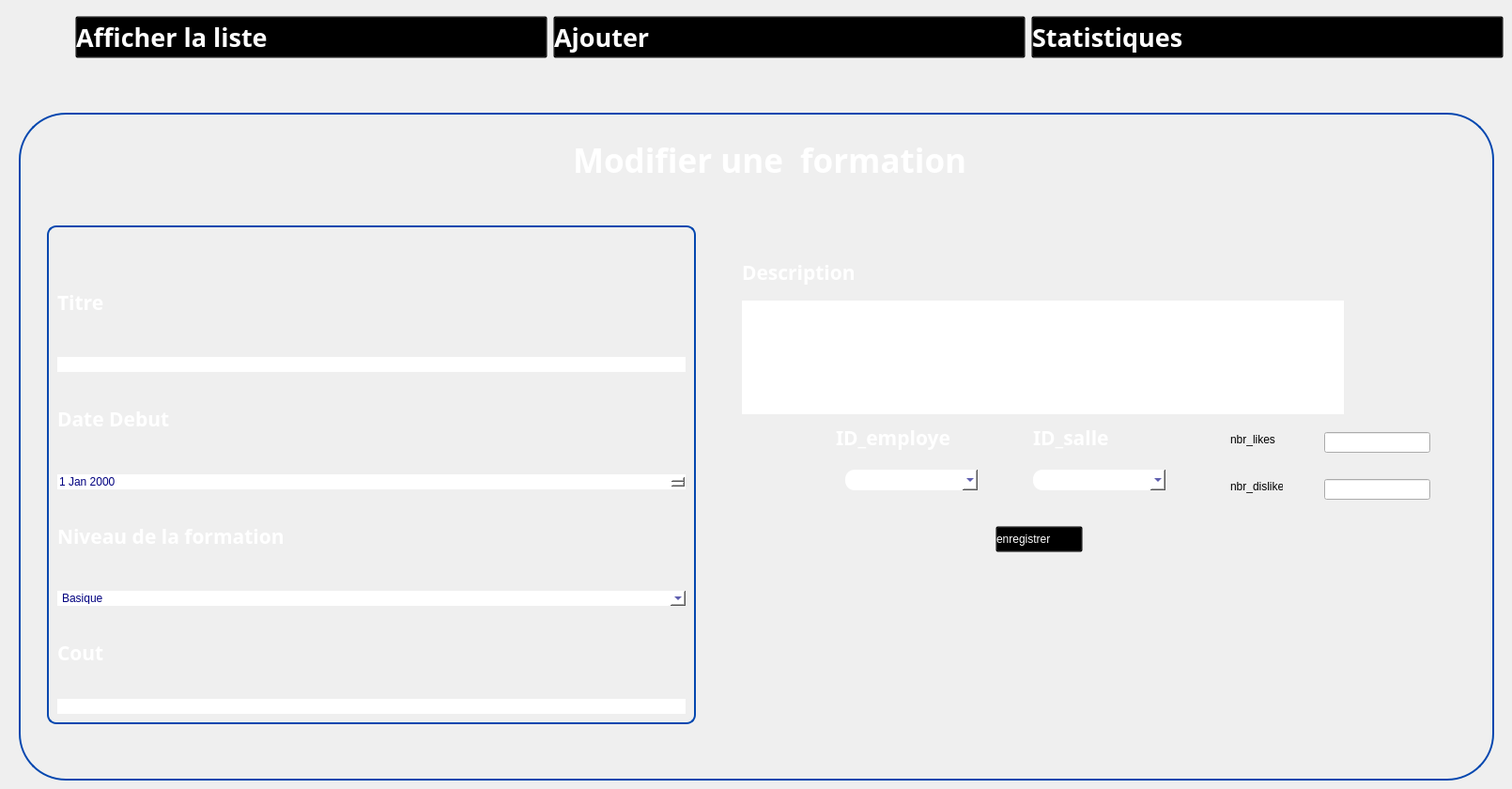
   <widget class="QWidget" name="modifier">
    <widget class="QGroupBox" name="groupBox_36">
     <property name="geometry">
      <rect>
       <x>20</x>
       <y>120</y>
       <width>1571</width>
       <height>711</height>
      </rect>
     </property>
     <property name="styleSheet">
      <string notr="true">QGroupBox {
        border-radius:50px;
    border: 2px solid #0447AF; /* Red border */
}
</string>
     </property>
     <property name="title">
      <string/>
     </property>
     <widget class="QLabel" name="label_103">
      <property name="geometry">
       <rect>
        <x>190</x>
        <y>30</y>
        <width>51</width>
        <height>51</height>
       </rect>
      </property>
      <property name="text">
       <string/>
      </property>
      <property name="pixmap">
       <pixmap>../../../Desktop/esprit 2A s 2/Downloads/wetransfer_gestion-de-formations_2024-02-16_1550/icons/client.png</pixmap>
      </property>
      <property name="scaledContents">
       <bool>true</bool>
      </property>
     </widget>
     <widget class="QLabel" name="label_106">
      <property name="geometry">
       <rect>
        <x>590</x>
        <y>20</y>
        <width>671</width>
        <height>61</height>
       </rect>
      </property>
      <property name="font">
       <font>
        <family>Plus Jakarta Sans</family>
        <pointsize>26</pointsize>
        <weight>75</weight>
        <bold>true</bold>
       </font>
      </property>
      <property name="styleSheet">
       <string notr="true">color:white;
    background: transparent;
</string>
      </property>
      <property name="text">
       <string>Modifier une  formation</string>
      </property>
     </widget>
     <widget class="QLabel" name="label_107">
      <property name="geometry">
       <rect>
        <x>770</x>
        <y>150</y>
        <width>188</width>
        <height>40</height>
       </rect>
      </property>
      <property name="font">
       <font>
        <family>Gill Sans MT</family>
        <pointsize>16</pointsize>
        <weight>75</weight>
        <bold>true</bold>
       </font>
      </property>
      <property name="styleSheet">
       <string notr="true">color:white;
background:transparent;</string>
      </property>
      <property name="text">
       <string>Description</string>
      </property>
     </widget>
     <widget class="QLabel" name="label_110">
      <property name="geometry">
       <rect>
        <x>70</x>
        <y>20</y>
        <width>81</width>
        <height>81</height>
       </rect>
      </property>
      <property name="text">
       <string/>
      </property>
      <property name="pixmap">
       <pixmap resource="ressource.qrc">:/image/ajouter-le-fichier.png</pixmap>
      </property>
      <property name="scaledContents">
       <bool>true</bool>
      </property>
     </widget>
     <widget class="QGroupBox" name="verticalGroupBox_19">
      <property name="geometry">
       <rect>
        <x>30</x>
        <y>120</y>
        <width>691</width>
        <height>531</height>
       </rect>
      </property>
      <property name="styleSheet">
       <string notr="true">	border-radius:10px;
color:white;</string>
      </property>
      <layout class="QVBoxLayout" name="verticalLayout_22">
       <item>
        <widget class="Line" name="line_53">
         <property name="orientation">
          <enum>Qt::Horizontal</enum>
         </property>
        </widget>
       </item>
       <item>
        <widget class="Line" name="line_54">
         <property name="orientation">
          <enum>Qt::Horizontal</enum>
         </property>
        </widget>
       </item>
       <item>
        <widget class="Line" name="line_55">
         <property name="orientation">
          <enum>Qt::Horizontal</enum>
         </property>
        </widget>
       </item>
       <item>
        <widget class="QLabel" name="label_48">
         <property name="font">
          <font>
           <family>Gill Sans MT</family>
           <pointsize>16</pointsize>
           <weight>75</weight>
           <bold>true</bold>
          </font>
         </property>
         <property name="styleSheet">
          <string notr="true">color:white;</string>
         </property>
         <property name="text">
          <string>Titre</string>
         </property>
        </widget>
       </item>
       <item>
        <widget class="Line" name="line_56">
         <property name="orientation">
          <enum>Qt::Horizontal</enum>
         </property>
        </widget>
       </item>
       <item>
        <widget class="QLineEdit" name="lineEdit_titre_2">
         <property name="styleSheet">
          <string notr="true">color:rgb(0,73,174);
background:white;</string>
         </property>
        </widget>
       </item>
       <item>
        <widget class="QLabel" name="label_49">
         <property name="font">
          <font>
           <family>Gill Sans MT</family>
           <pointsize>16</pointsize>
           <weight>75</weight>
           <bold>true</bold>
          </font>
         </property>
         <property name="styleSheet">
          <string notr="true">color:white;</string>
         </property>
         <property name="text">
          <string>Date Debut</string>
         </property>
        </widget>
       </item>
       <item>
        <widget class="Line" name="line_57">
         <property name="orientation">
          <enum>Qt::Horizontal</enum>
         </property>
        </widget>
       </item>
       <item>
        <widget class="QDateEdit" name="dateEdit_date_2">
         <property name="styleSheet">
          <string notr="true">background:white;
color: rgb(0, 0, 127);
border-radius:10px;</string>
         </property>
        </widget>
       </item>
       <item>
        <widget class="QLabel" name="label_50">
         <property name="font">
          <font>
           <family>Gill Sans MT</family>
           <pointsize>16</pointsize>
           <weight>75</weight>
           <bold>true</bold>
          </font>
         </property>
         <property name="styleSheet">
          <string notr="true">color:white;</string>
         </property>
         <property name="text">
          <string>Niveau de la formation</string>
         </property>
        </widget>
       </item>
       <item>
        <widget class="Line" name="line_58">
         <property name="orientation">
          <enum>Qt::Horizontal</enum>
         </property>
        </widget>
       </item>
       <item>
        <widget class="QComboBox" name="comboBox_nf_2">
         <property name="styleSheet">
          <string notr="true">background:white;
color: rgb(0, 0, 127);
border-radius:10px;</string>
         </property>
         <item>
          <property name="text">
           <string>Basique</string>
          </property>
         </item>
         <item>
          <property name="text">
           <string>Intermediaire</string>
          </property>
         </item>
         <item>
          <property name="text">
           <string>Avance</string>
          </property>
         </item>
        </widget>
       </item>
       <item>
        <widget class="QLabel" name="label_51">
         <property name="font">
          <font>
           <family>Gill Sans MT</family>
           <pointsize>16</pointsize>
           <weight>75</weight>
           <bold>true</bold>
          </font>
         </property>
         <property name="styleSheet">
          <string notr="true">color:white;</string>
         </property>
         <property name="text">
          <string>Cout</string>
         </property>
        </widget>
       </item>
       <item>
        <widget class="QLineEdit" name="lineEdit_cout_2">
         <property name="styleSheet">
          <string notr="true">background:white;
color: rgb(0, 0, 127);
border-radius:10px;</string>
         </property>
        </widget>
       </item>
      </layout>
     </widget>
     <widget class="QPushButton" name="save">
      <property name="geometry">
       <rect>
        <x>1040</x>
        <y>440</y>
        <width>93</width>
        <height>28</height>
       </rect>
      </property>
      <property name="styleSheet">
       <string notr="true">QPushButton:hover {
    color: red;
    background: transparent;
}

QPushButton {
    text-align: left;
    background: transparent;
    color: rgb(255,255,255);
}</string>
      </property>
      <property name="text">
       <string>enregistrer</string>
      </property>
     </widget>
     <widget class="QTextEdit" name="textEdit_description_2">
      <property name="geometry">
       <rect>
        <x>770</x>
        <y>200</y>
        <width>641</width>
        <height>121</height>
       </rect>
      </property>
      <property name="styleSheet">
       <string notr="true">	border-radius:10px;
border-color: rgb(85, 0, 255);
color:white;
</string>
      </property>
     </widget>
     <widget class="QLabel" name="label_8">
      <property name="geometry">
       <rect>
        <x>870</x>
        <y>330</y>
        <width>161</width>
        <height>31</height>
       </rect>
      </property>
      <property name="font">
       <font>
        <family>Gill Sans MT</family>
        <pointsize>16</pointsize>
        <weight>75</weight>
        <bold>true</bold>
       </font>
      </property>
      <property name="styleSheet">
       <string notr="true">color:white;
background:transparent;</string>
      </property>
      <property name="text">
       <string>ID_employe</string>
      </property>
     </widget>
     <widget class="QComboBox" name="comboBoxIDemployefk_2">
      <property name="geometry">
       <rect>
        <x>880</x>
        <y>380</y>
        <width>141</width>
        <height>22</height>
       </rect>
      </property>
      <property name="styleSheet">
       <string notr="true">background:white;
color: rgb(0, 0, 127);
border-radius:10px;</string>
      </property>
     </widget>
     <widget class="QLabel" name="label_">
      <property name="geometry">
       <rect>
        <x>1080</x>
        <y>330</y>
        <width>201</width>
        <height>31</height>
       </rect>
      </property>
      <property name="font">
       <font>
        <family>Gill Sans MT</family>
        <pointsize>16</pointsize>
        <weight>75</weight>
        <bold>true</bold>
       </font>
      </property>
      <property name="styleSheet">
       <string notr="true">color:white;
background:transparent;</string>
      </property>
      <property name="text">
       <string>ID_salle</string>
      </property>
     </widget>
     <widget class="QComboBox" name="comboBoxIDsallefk_2">
      <property name="geometry">
       <rect>
        <x>1080</x>
        <y>380</y>
        <width>141</width>
        <height>22</height>
       </rect>
      </property>
      <property name="styleSheet">
       <string notr="true">background:white;
color: rgb(0, 0, 127);
border-radius:10px;</string>
      </property>
     </widget>
     <widget class="QLabel" name="label_16">
      <property name="geometry">
       <rect>
        <x>1290</x>
        <y>340</y>
        <width>56</width>
        <height>16</height>
       </rect>
      </property>
      <property name="text">
       <string>nbr_likes </string>
      </property>
     </widget>
     <widget class="QLabel" name="label_42">
      <property name="geometry">
       <rect>
        <x>1290</x>
        <y>390</y>
        <width>56</width>
        <height>16</height>
       </rect>
      </property>
      <property name="text">
       <string>nbr_dislikes</string>
      </property>
     </widget>
     <widget class="QLineEdit" name="lineEdit_nbr_likes_2">
      <property name="geometry">
       <rect>
        <x>1390</x>
        <y>340</y>
        <width>113</width>
        <height>22</height>
       </rect>
      </property>
     </widget>
     <widget class="QLineEdit" name="lineEdit_nbr_dislikes_2">
      <property name="geometry">
       <rect>
        <x>1390</x>
        <y>390</y>
        <width>113</width>
        <height>22</height>
       </rect>
      </property>
     </widget>
    </widget>
    <widget class="QWidget" name="horizontalLayoutWidget_28">
     <property name="geometry">
      <rect>
       <x>80</x>
       <y>0</y>
       <width>1521</width>
       <height>80</height>
      </rect>
     </property>
     <layout class="QHBoxLayout" name="horizontalLayout_20">
      <item>
       <widget class="QPushButton" name="pushButton_162">
        <property name="font">
         <font>
          <family>Gill Sans MT</family>
          <pointsize>20</pointsize>
          <weight>75</weight>
          <bold>true</bold>
         </font>
        </property>
        <property name="styleSheet">
         <string notr="true">QPushButton:hover {
    color: blue;
    background: transparent;
}

QPushButton {
    text-align: left;
    background: transparent;
    color: rgb(255,255,255);
}
</string>
        </property>
        <property name="text">
         <string>Afficher la liste</string>
        </property>
        <property name="icon">
         <iconset resource="ressource.qrc">
          <normaloff>:/image/liste-de-controle.png</normaloff>:/image/liste-de-controle.png</iconset>
        </property>
        <property name="iconSize">
         <size>
          <width>50</width>
          <height>46</height>
         </size>
        </property>
       </widget>
      </item>
      <item>
       <widget class="QPushButton" name="pushButton_163">
        <property name="font">
         <font>
          <family>Gill Sans MT</family>
          <pointsize>20</pointsize>
          <weight>75</weight>
          <bold>true</bold>
         </font>
        </property>
        <property name="styleSheet">
         <string notr="true">QPushButton:hover {
    color: blue;
    background: transparent;
}

QPushButton {
    text-align: left;
    background: transparent;
    color: rgb(255,255,255);
}
</string>
        </property>
        <property name="text">
         <string>Ajouter </string>
        </property>
        <property name="icon">
         <iconset resource="ressource.qrc">
          <normaloff>:/image/image (3).png</normaloff>:/image/image (3).png</iconset>
        </property>
        <property name="iconSize">
         <size>
          <width>50</width>
          <height>46</height>
         </size>
        </property>
       </widget>
      </item>
      <item>
       <widget class="QPushButton" name="pushButton_164">
        <property name="font">
         <font>
          <family>Gill Sans MT</family>
          <pointsize>20</pointsize>
          <weight>75</weight>
          <bold>true</bold>
         </font>
        </property>
        <property name="styleSheet">
         <string notr="true">QPushButton:hover {
    color: blue;
    background: transparent;
}

QPushButton {
    text-align: left;
    background: transparent;
    color: rgb(255,255,255);
}

</string>
        </property>
        <property name="text">
         <string>Statistiques</string>
        </property>
        <property name="icon">
         <iconset resource="ressource.qrc">
          <normaloff>:/image/image (2).png</normaloff>:/image/image (2).png</iconset>
        </property>
        <property name="iconSize">
         <size>
          <width>50</width>
          <height>46</height>
         </size>
        </property>
       </widget>
      </item>
     </layout>
    </widget>
   </widget>
